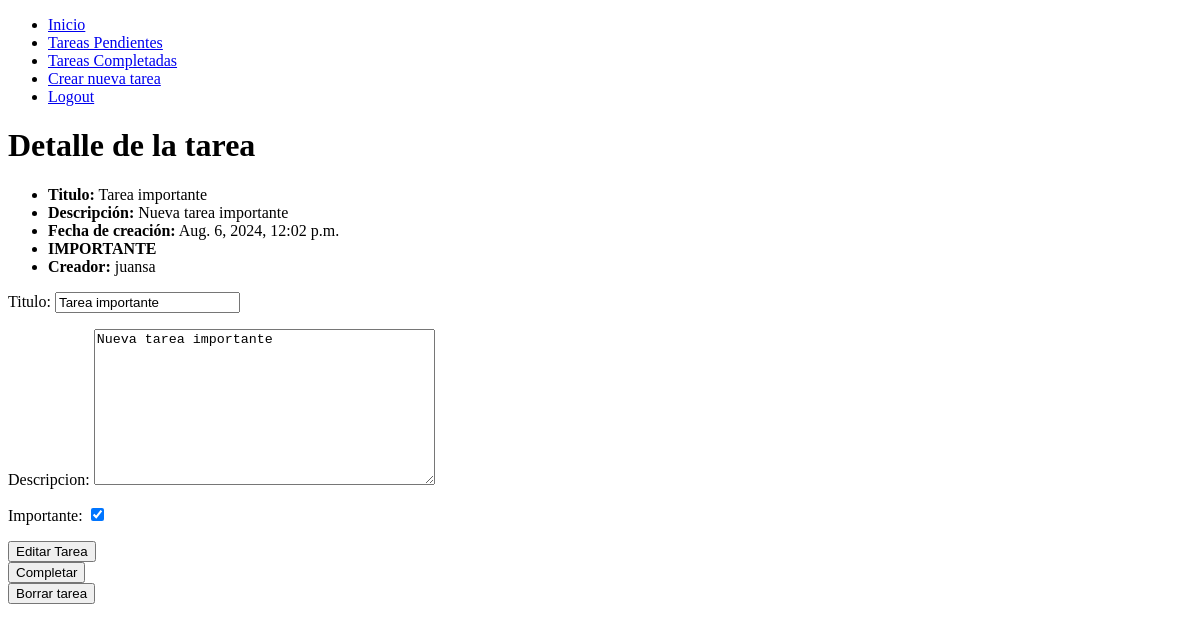
/tareas/3/ (signed in), run on an earlier commit of the app's database.
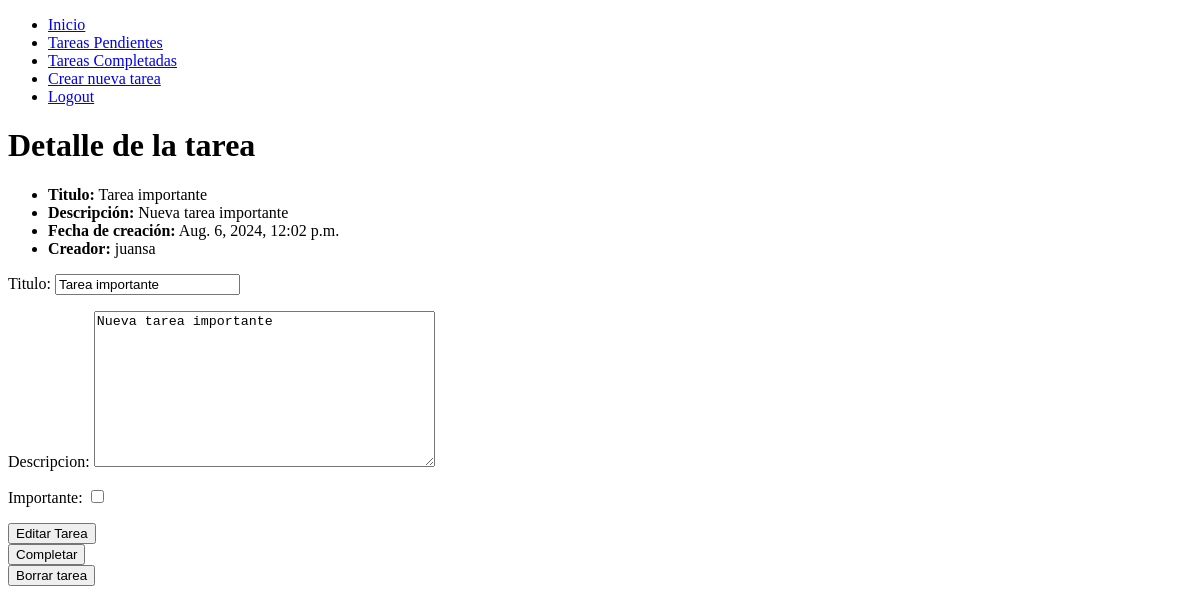
And on a later commit of the database.
### tareas/models.py (models this page shows, shortened)
class Tarea(models.Model):
    titulo = models.CharField(max_length=100)
    descripcion = models.TextField(blank=True)
    creado = models.DateTimeField(auto_now_add=True)
    fechaCompletado = models.DateTimeField(null=True, blank=True)
    importante = models.BooleanField(default=False)
    usuario = models.ForeignKey(User, on_delete=models.CASCADE)

### tareas/views.py (the view, shortened to what this page needs)
# urls.py: path('tareas/<int:idTarea>/', views.detalleTarea, name='detalleTarea'),
@login_required
def detalleTarea(request, idTarea):
    if request.method == 'GET':
        tarea = get_object_or_404(Tarea, pk=idTarea, usuario=request.user)
        formulario = TareaForm(instance=tarea)
        return render(request, 'detalleTarea.html', {
            'tarea': tarea,
            'form': formulario
        })

### tareas/forms.py
class TareaForm(ModelForm):
    class Meta:
        model = Tarea
        fields = ['titulo', 'descripcion', 'importante']

### tareas/templates/detalleTarea.html (shortened to what this page needs)
{% extends 'base.html' %}
{% block contenido %}
<h1>Detalle de la tarea</h1>
<ul>
    <li><strong>Titulo:</strong> {{ tarea.titulo }}</li>
    <li><strong>Descripción:</strong> {{ tarea.descripcion }}</li>
    <li><strong>Fecha de creación:</strong> {{ tarea.creado }}</li>
    {% if tarea.importante %}
    <li><strong>IMPORTANTE</strong></li>
    {% endif %}
    <li><strong>Creador:</strong> {{ tarea.usuario.username }}</li>
</ul>
<form method="POST">
    {{ form.as_p }}
    <button>
        Editar Tarea
    </button>
</form>
<form action="{% url 'completarTarea' tarea.id %}"  method="POST">
    <button>Completar</button>
</form>
<form action="{% url 'eliminarTarea' tarea.id %}"  method="POST">
    <button>Borrar tarea</button>
</form>
{% endblock %}

What changed in the data, as far as the page shows it:
changed Tarea "Tarea importante": importante "☑" → "☐"
Also different on the page:
text no longer shown: "IMPORTANTE"
